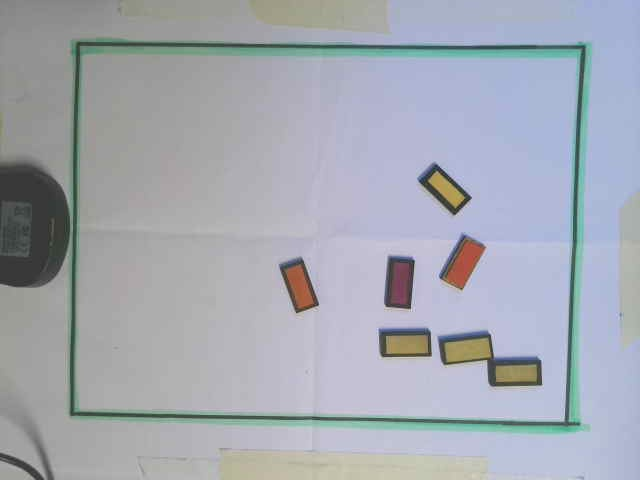
#> input picture Image_Processing_Improvements/captured_image.jpg, 640 x 480 px, given in place of the camera
$ python token_detection.py
#> lines starting #> are read from the running program, lines starting #| are printed output that depends on the picture; after the words box and inside, x2 and y2 are one past the last pixel; in counts of white or black regions, pixels touching at a corner belong together
### game_code/token_detection/src/camera.py
import cv2

class Camera:
    def __init__(self, webcam_index=1):
        self.webcam = cv2.VideoCapture(webcam_index)

    def capture_frame(self):
        """Capture a frame from the webcam.

            Returns:
                frame: NumPy array
        """
        ret, frame = self.webcam.read()
        if not ret:
            print("Failed to grab frame")
            return None
        return frame

    def cleanup(self):
        """Release the webcam and close all OpenCV windows."""
        self.webcam.release()
        cv2.destroyAllWindows()

### game_code/token_detection/src/white_patch_capture.py
import numpy as np
import cv2

class WhitePatchCapture:
    def __init__(self):
        self.image_patch = None

    def select_image_patch(self, frame):
        patch_size = 60
        center_y, center_x = frame.shape[0] // 2, frame.shape[1] // 2

        # Calculate the coordinates for the patch in the center of the frame
        from_row = center_y - patch_size // 2
        from_column = center_x - patch_size // 2

        # Ensure the patch is within the bounds of the frame
        from_row = max(0, min(from_row, frame.shape[0] - patch_size))
        from_column = max(0, min(from_column, frame.shape[1] - patch_size))

        # Draw the patch rectangle on the original frame
        image_with_rectangles = frame.copy()
        cv2.rectangle(image_with_rectangles, (from_column, from_row), (from_column + patch_size, from_row + patch_size), (255, 0, 0), 2)  # Blue rectangle for patch

        # Extract the patch
        image_patch = frame[from_row:from_row + patch_size, from_column:from_column + patch_size]
        self.image_patch = image_patch

        # Show the image with rectangles
        cv2.imshow("Image with rectangles", image_with_rectangles)

        return image_with_rectangles, image_patch

    # [16 lines left out: function calculate_image_max, not called in this run]

### game_code/token_detection/src/contour_processing.py
import numpy as np
import cv2
from scipy.spatial import KDTree


class ContourProcessing:

    def __init__(self, webcam_index=1):
        self.webcam = cv2.VideoCapture(webcam_index)

    def apply_gaussian_blur(self, gray_frame):
        return cv2.GaussianBlur(gray_frame, (5, 5), 0)

    def apply_canny_edge_detection(self, blurred):
        edges = cv2.Canny(blurred, 20, 100)
        cv2.imshow("Canny Edge Detection", edges)
        return edges

    def find_contours(self, edges):
        contours, _ = cv2.findContours(edges, cv2.RETR_TREE, cv2.CHAIN_APPROX_SIMPLE)
        return contours

    def find_largest_roi(self, contours, display_frame):
        ''' Finds the largest rectangle, defined as being the edges of the "battery"

            Parameters:
                contours (list): All canny detected contours as list of NumPy arrays
                display_frame (np.ndarray): The frame to draw the ROI on

            Returns:
                np.ndarray: The largest rotated rectangle.
        '''
        largest_area = 0
        roi_game = None
        for contour in contours:
            rect = cv2.minAreaRect(contour)
            box = cv2.boxPoints(rect)
            box = np.int32(box)
            area = rect[1][0] * rect[1][1]
            if area > 40000 and area > largest_area:
                largest_area = area
                roi_game = box
                # Draw the ROI on the frame
                cv2.drawContours(display_frame, [box], 0, (0, 255, 0), 2)


        if roi_game is not None:
            # Calculate the top 57% and bottom 43% of the ROI
            roi_batt = np.array([
                roi_game[0],
                roi_game[1],
                roi_game[1] + 0.57 * (roi_game[2] - roi_game[1]),
                roi_game[0] + 0.57 * (roi_game[3] - roi_game[0])
            ], dtype=np.int32)

            roi_time = np.array([
                roi_game[0] + 0.57 * (roi_game[3] - roi_game[0]),
                roi_game[1] + 0.57 * (roi_game[2] - roi_game[1]),
                roi_game[2],
                roi_game[3]
            ], dtype=np.int32)

            # Draw the top 57% (roi_batt) in blue
            cv2.drawContours(display_frame, [roi_batt], 0, (255, 0, 0), 2)

            # Draw the bottom 43% (roi_time) in red
            cv2.drawContours(display_frame, [roi_time], 0, (0, 0, 255), 2)

        cv2.imshow("ROI", display_frame)

        return roi_game, roi_batt, roi_time

    def isolate_roi_contours(self, contours: list[np.ndarray], roi: np.ndarray):
        """Identifies contour coordinates of rectangular tokens within a given ROI

            Parameters:
                contours (list): All frame contours as a list of NumPy arrays, detected by canny edge detection
                roi (np.ndarray): The rotated rectangle defining the ROI

            Returns:
                list: Box corner coordinates, as a list of the rectangles identified as tokens within the ROI
        """
        # Check if ROI is valid
        if roi is None or not isinstance(roi, np.ndarray) or roi.shape != (4, 2):
            print("Warning: Invalid ROI provided. Skipping contour isolation.")
            return []  # Return an empty list if ROI is invalid

        isolated_token_rectangles = []

        for contour in contours:
            rect = cv2.minAreaRect(contour)
            box = cv2.boxPoints(rect)
            box = np.int32(box)

            x, y = rect[0][0], rect[0][1]
            width, height = rect[1][0], rect[1][1]
            area = width * height

            # Skip if one side is more than 3 times the other - avoids slivers of colour from shadows
            if max(width, height) > 3 * min(width, height):
                continue

            if 300 < area <= 900:
                # Check if the center of the rectangle is within the ROI
                if cv2.pointPolygonTest(roi, (x, y), False) >= 0:
                    if self.non_identical_check(rect, isolated_token_rectangles):
                        isolated_token_rectangles.append(rect)
                    else:
                        continue

        return isolated_token_rectangles

    def non_identical_check(self, rect: list, isolated_token_rectangles: list) -> bool:
        ''' Checks if rect is at least 5 units away from all stored rectangles using KDTree.

        Parameters:
            rect: list: The rectangle to check
            isolated_token_rectangles: list: The list of rectangles to check against

        Returns:
            bool: True if rect is at least 5 units away from all stored rectangles, False otherwise
        '''
        if not isolated_token_rectangles:  # No previous rectangles, add directly
            return True

        # Extract existing (x, y) points from isolated_token_rectangles
        points = [(r[0][0], r[0][1]) for r in isolated_token_rectangles]

        # Create KDTree
        tree = KDTree(points)

        # Query the nearest neighbor within radius 5
        x, y = rect[0][0], rect[0][1]
        neighbors = tree.query_ball_point((x, y), r=5)

        # If no points found within 5 units, it is isolated
        return len(neighbors) == 0


    # [9 lines left out: function show_result, not called in this run]


    def process_frame(self, frame: np.ndarray, image_patch: np.ndarray) -> list:
        '''Processes camera frame and returns list of isolated rectangular token box coordinates

        Parameters:
            frame (np.ndarray): The input frame, a NumPy array, image_patch: white patch used for balancing before edge detection and classification

        Returns:
            isolated_token_coords: the list of corner points corresponding to tokens identified as being within the region of interest

        '''
        # Perform white patch balancing before any contour detection
        balanced_frame = self.white_balance(frame, image_patch)
        cv2.imshow("balanced frame", balanced_frame)
        # find canny contours from frame
        canny_contours = self.identify_contours(balanced_frame)
        # isolate token coordinates within a roi
        isolated_token_coords = self.identify_token_coords(canny_contours,balanced_frame)

        return isolated_token_coords


    def identify_contours(self, frame: np.ndarray) -> list[np.ndarray]:
        '''Processes white patch balanced camera frame and identifies canny edges, returns canny contours

        Parameters:
            frame (np.ndarray): The input frame, a NumPy array

        Returns:
            contours of the detected Canny edges as a list of NumPy arrays'''

        #Convert input frame to grayscale
        gray_frame = cv2.cvtColor(frame, cv2.COLOR_BGR2GRAY)
        #generates gaussian blur on grayscale image
        blurred = self.apply_gaussian_blur(gray_frame)
        #generates canny edge detection on blurred image
        edges = self.apply_canny_edge_detection(blurred)
        #finds contours on canny edge detection
        contours_canny = self.find_contours(edges)

        return contours_canny

    def identify_token_coords(self, contours: list[np.ndarray],display_frame) -> list:
        '''Processes canny contours and filters them to retrive isolated coordinates of token corner points

        Parameters:
            contours:  list[np.ndarray] The list of NumPy arrays details all found Canny contours to be filtered
            so that tokens can be identified
            display_frame: passed in so that the roi can be displayed on the frame

        Returns:
            contours of the detected Canny edges as a list of NumPy arrays'''
        # defines the eges of the roi from the frame
        roi_game, roi_batt, roi_time = self.find_largest_roi(contours, display_frame)
        # identifies tokens within that roi and returns the list of their box coordinates
        token_rect_coords = self.isolate_roi_contours(contours, roi_game)
        #print(f"Token coordinates: {token_rect_coords}")

        return token_rect_coords

    # [21 lines left out: function display_smoothed_count, not called in this run]

    def white_balance(self,frame, image_patch):
        ''' Applies whitepatch balancing to input frame based on image patch from calibration phase

        Parameter:
            frame: np.ndarray: image frame to be balanced
            image_patch: np.ndarray : small chunk of image (ideally white background)

        Returns:
            frame: np.ndarray: whitepatch balanced frame

        '''
        # Perform white patch balancing, using the frame and patch
        image_max = (frame * 1.0 / image_patch.max(axis=(0, 1))).clip(0, 1)
        image_max = (image_max * 255).astype(np.uint8)

        return image_max

### game_code/token_detection/src/knn_model_interfacer.py
import os
import sys
import cv2
import time
import numpy as np
from pickle import load


class KnnInterfacer:

    def __init__(self):
        self.knn = None
        self.scaler = None

    def classify_and_label_tokens(self, frame: (np.ndarray) , rectangles: list, model_path_in: str, scaler_path_in: str):
        """Classify each isolated token using the KNN model and label it with its predicted color - then display the frame.

            Parameters:
                frame: Input frame to append labels to and return for display/feedback, a NumPy array
                rectangles: List of the isolated token coordinates within the ROI, used to isolate frames for classification
                model_path_in: Path to learning model
                scaler_path_in: Path to scaler model

            Returns:
                frame: frame displaying tokens with associated labels, a NumPy array
                classifications: list of classified tokens with each token : box, (centre_x,centre_y), predicted_label (str)
        """

        # Load the trained KNN model
        model_path = model_path_in
        with open(model_path, "rb") as file:
            self.knn = load(file)

        #Load the saved scaler
        scaler_path = scaler_path_in
        with open(scaler_path, "rb") as file:
            self.scaler = load(file)


        # Calculate time taken for this for loop
        start_time = time.time()
        #print(f"length of rectangles is : {len(rectangles)}")
        classifications = [] #store classification results

        # Iterate through each detected token
        for rect in rectangles:

            box = cv2.boxPoints(rect)  # Get the four corner points of the rotated rect
            box = np.int32(box)  # Convert to integer
            centre, size, angle = rect
            x, y = int(centre[0]), int(centre[1])  # Center of the rectangle
            width, height = int(size[0]), int(size[1])

            # Get width and height of the bounding box


            # Define destination points for perspective transform
            dst_pts = np.array(
                [[0, height-1],
                 [0, 0],
                 [width-1, 0],
                 [width-1, height-1]
                 ], dtype="float32")


            # Compute the transformation matrix
            matrix = cv2.getPerspectiveTransform(np.float32(box), dst_pts)

            # Apply the transformation to get a properly rotated ROI
            isolated_token = cv2.warpPerspective(frame, matrix, (width, height))

            # Check if the extracted token is empty
            if isolated_token is None or isolated_token.size == 0:
                print("Warning: Empty or invalid token detected, skipping...")
                continue  # Skip this iteration

            # Convert to HSV
            hsv_roi = cv2.cvtColor(isolated_token, cv2.COLOR_BGR2HSV)

            # Extract the features from the isolated token, to then classify
            features = self.identify_token_features(hsv_roi, isolated_token)
            normalised_features = self.scaler.transform(features)
            normalised_features[:,0] *= 3 #Apply the same hue scaling


            # Check for NaN values in normalised_features
            if np.any(np.isnan(normalised_features)):
                print("Warning: NaN values detected in features, skipping this token...")
                continue  # Skip this iteration if any NaN value is found

            # Predict the color label using the KNN model
            predicted_label = self.knn.predict(normalised_features)[0]
            #print(f"predicted label is: {predicted_label}")

            # Store the classification results
            classifications.append((box, (x, y), predicted_label))

            # For timing purposes
            end_time = time.time()
            classifying_t = end_time - start_time
            #print(f"classifying time is: {classifying_t}")
        color_map = {
            "yellow": (0, 255, 255),
            "orange": (0, 165, 255),
            "blue": (255, 0, 0),
            "magenta": (255, 0, 255),
            "cyan": (255, 255, 0),
            "green": (0, 255, 0)
        }
        for box, (x,y), predicted_label in classifications:
            # Draw the label on the frame
            cv2.drawContours(frame, [box], 0, color_map[predicted_label], 2)  # Green rectangle around the token
            cv2.putText(frame, predicted_label, (x, y-5), cv2.FONT_HERSHEY_SIMPLEX, 0.5, color_map[predicted_label], 1)

        return frame, classifications

    # [29 lines left out: function identify_token_features, not called in this run]


### game_code/token_detection/src/token_detection.py
from hsv_color_detection import ColorDetection
from contour_processing import ContourProcessing
from camera import Camera
from hsv_calib import HSVCalibrator
from white_patch_capture import WhitePatchCapture
from knn_model_interfacer import KnnInterfacer
import queue
import numpy as np
import cv2

class TokenDetectionSystem:
    def __init__(self,
                 shared_queue_d_to_t,
                 model=r"game_code\token_model_training\models\2025-03-20-11-23_knn_model.pkl",
                 scaler = r"game_code\token_model_training\models\2025-03-20-11-23_scaler.pkl",
                 camera_index=1):

        '''Initialise the Token Detection System

            Parameters:0
                camera_index (int): Index of the camera to be used for token detection
                model (str): Path to the classification model used to identify colours
                scaler (str): Path to the scaler used to preprocess data before classification
        '''

        self.camera = Camera()
        self.contour_processing = ContourProcessing()
        self.color_classification = KnnInterfacer()
        self.white_patch_capture = WhitePatchCapture()
        self.model_path = model
        self.scaler_path = scaler
        self.shared_queue_d_to_t = shared_queue_d_to_t


    def run(self):
        ''' Run the token detection system: Each run requires having no tokens on the board initially and calibrating to a white background

            Parameters:
                model+path/scaler_path (str): Paths to the classification models used to identify colours


            The screen will display live feedback of token detection with labels.
        '''
        # take photo of white background to obtain white patch for white balancing
        frame = self.camera.capture_frame()
#> in capture_frame, frame is the input picture: shape (480, 640, 3); mean B, G, R 178.1, 168.9, 164.4

        # displays location of rectangle segment grabbed from image for "image_patch"
        image_with_rectangles, image_patch = self.white_patch_capture.select_image_patch(frame)
#> in select_image_patch, `cv2.rectangle(image_with_rectangles, (from_column, from_row), (from_co..`:
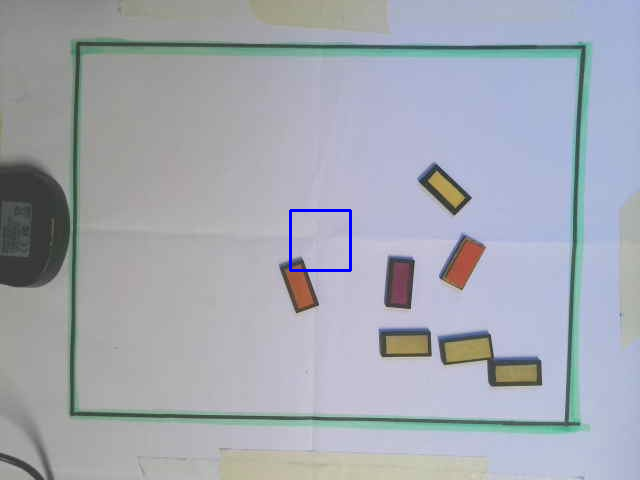
#> image_with_rectangles: shape (480, 640, 3); 0.23% of pixels changed, all inside (x1, y1, x2, y2) = (289, 209, 352, 272)
#> in select_image_patch, `image_patch = frame[from_row:from_row + patch_size, from_column:from_c..`:
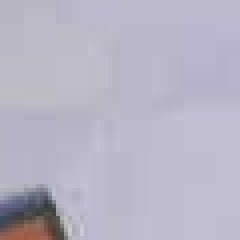
#> image_patch: shape (60, 60, 3) (shown 4 times larger); mean B, G, R 197.1, 180.2, 183.5
        cv2.imshow('White Patch Calibration', image_with_rectangles)
        cv2.waitKey(0)
        cv2.destroyAllWindows()

        try:
            while True:
                frame = self.camera.capture_frame()
                print("Frame captured")
                if frame is not None:
                    #isolate token coordinates
                    isolated_token_coords = self.contour_processing.process_frame(frame, image_patch)
#> in white_balance, `image_max = (frame * 1.0 / image_patch.max(axis=(0, 1))).clip(0, 1)`:
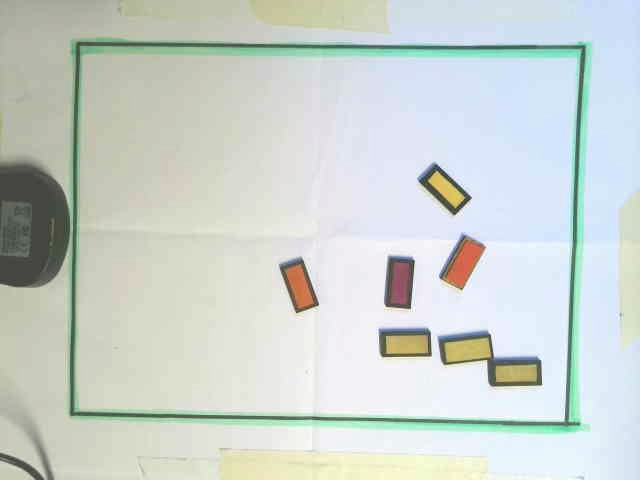
#> image_max: shape (480, 640, 3) float64; mean B, G, R 0.813, 0.832, 0.802
#> in identify_contours, `gray_frame = cv2.cvtColor(frame, cv2.COLOR_BGR2GRAY)`:
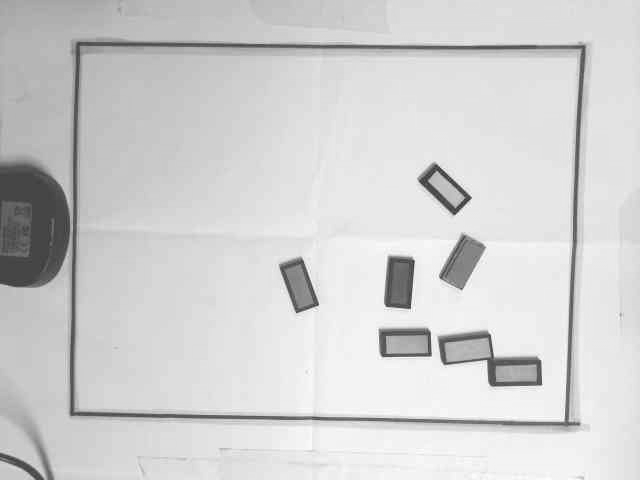
#> gray_frame: shape (480, 640); min 47, max 255, mean 208.9
#> in apply_canny_edge_detection, `edges = cv2.Canny(blurred, 20, 100)`:
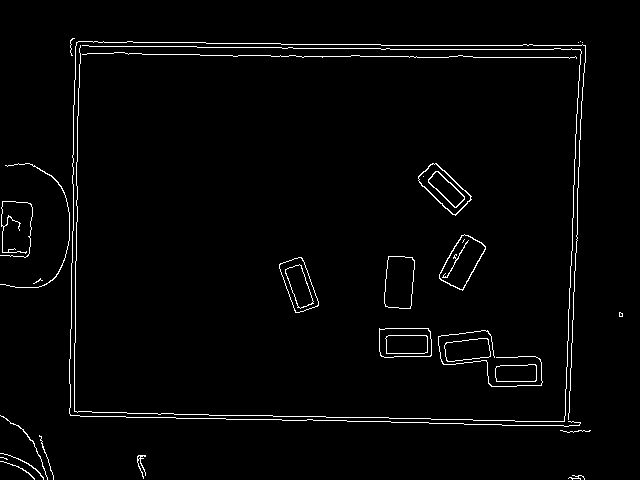
#> edges: shape (480, 640); 2.2% white in thin lines or dots, all inside (x1, y1, x2, y2) = (0, 38, 623, 480)
#> in find_contours, `contours, _ = cv2.findContours(edges, cv2.RETR_TREE, cv2.CHAIN_APPROX_..`: contours = 45 contours, 22 with area under 20; largest, box (x1, y1, x2, y2) and area: (379, 328, 432, 358) 1441, (379, 328, 432, 358) 1434, (439, 234, 486, 291) 1423, (384, 256, 415, 309) 1370, (384, 256, 415, 309) 1366
#> in identify_contours, `contours_canny = self.find_contours(edges)`: contours_canny has the same summary as contours in find_contours
#> (the rest of the program and of its run is left out)
